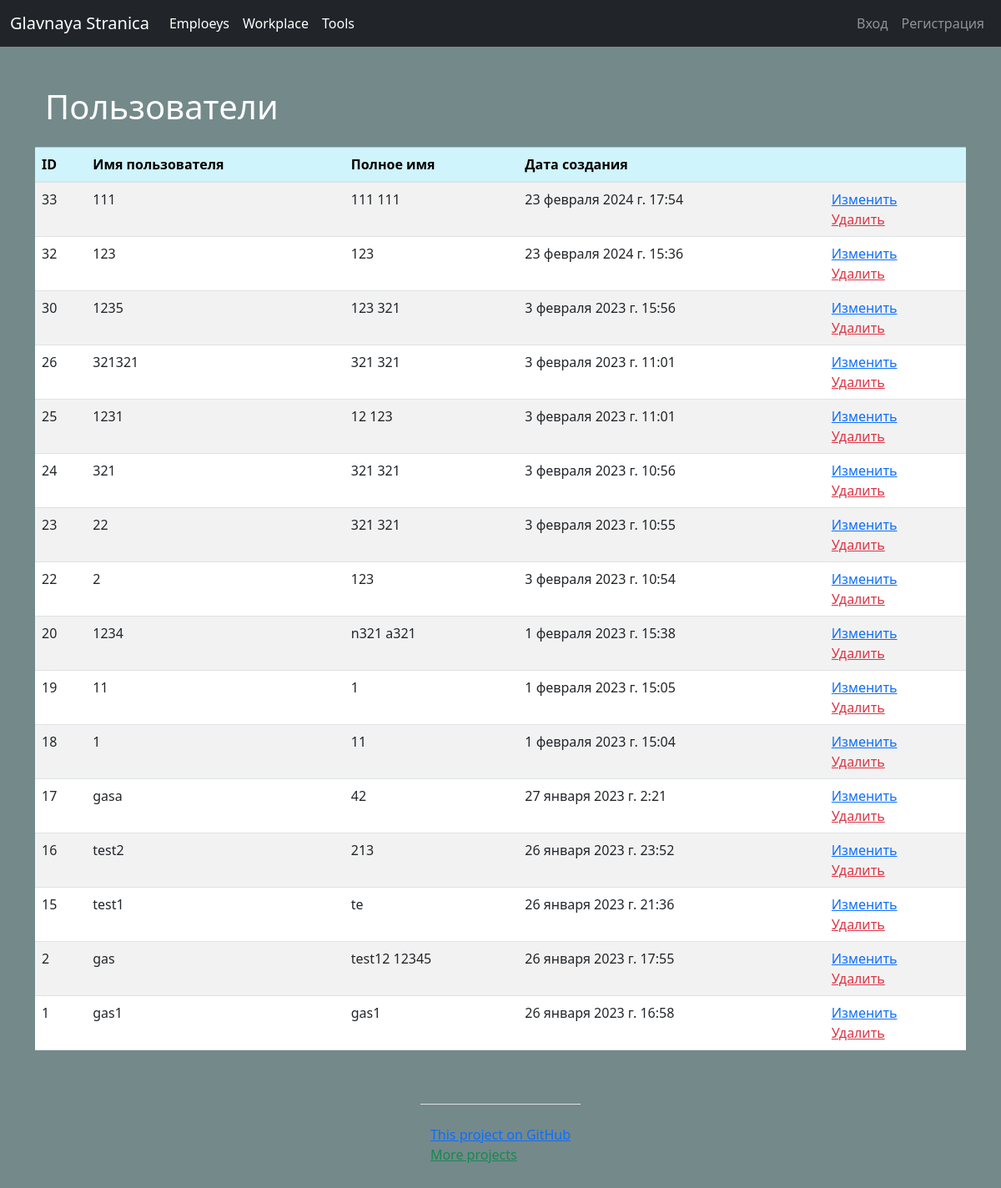
/users/, run on an earlier commit of the app's database.
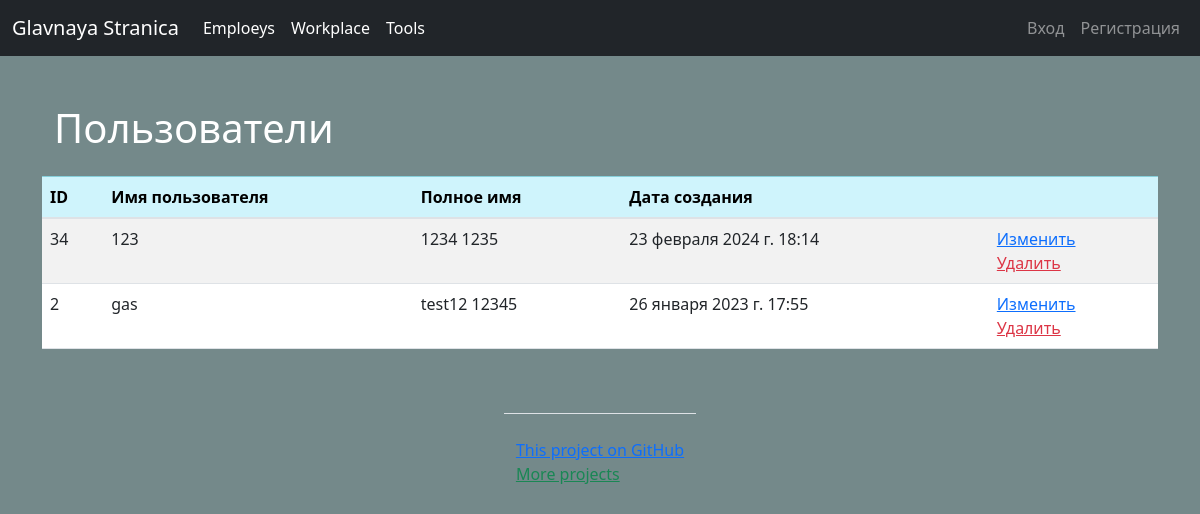
And on a later commit of the database.
### users/models.py (models this page shows, shortened)
class Users(AbstractUser):
    class Meta:
        ordering = ['-date_joined']

### users/views.py (the view)
# urls.py: path('', UserView.as_view(), name='users'),
class UserView(ListView):
    template_name = 'users/users.html'
    model = Users
    context_object_name = 'users'
    extra_context = {'title': _('Users'), 'btn_update': _('Update'), 'btn_delete': _('Delete')}
    redirect_field_name = 'home'

### task_manager/templates/users/users.html (shortened to what this page needs)
{% extends 'base.html' %}
{% load bootstrap4 %}
{% load i18n %}
{% block content %}
<div class="container wrapper flex-grow-1">
    <h1 class="my-4">{{ title }}</h1></div>
<table class="table table-striped ">
    <thead>
    <tr class="table-info">
        <th scope="col">ID</th>
        <th scope="col">{% trans 'Username' %}</th>
        <th scope="col">{% trans 'Fullname' %}</th>
        <th scope="col">{% trans 'Created date' %}</th>
        <th scope="col"></th>
    </tr>
    </thead>
    {% for user in users %}
    <tr>
        <td>{{user.id}}</td>
        <td>{{user.username}}</td>
        <td>{{user.first_name}} {{user.last_name}}</td>
        <td>{{user.date_joined}}</td>
        <td>
            <a class="text-orange" href="{% url 'update_user' user.pk %}">{{ btn_update }}</a>
            <br>
            <a class="text-danger" href="{% url 'delete_user' user.pk %}">{{ btn_delete }}</a>
        </td>
    </tr>
    {% empty %}
    <li>Sorry, no athletes in this list.</li>
    {% endfor %}
</table>
{% endblock %}

What changed in the data, as far as the page shows it:
removed Users: id "33", username "111", first_name "111", last_name "111", date_joined "23 февраля 2024 г. 17:54", btn_update "Изменить", btn_delete "Удалить"
removed Users: id "32", username "123", last_name "123", date_joined "23 февраля 2024 г. 15:36", btn_update "Изменить", btn_delete "Удалить"
removed Users: id "30", username "1235", first_name "123", last_name "321", date_joined "3 февраля 2023 г. 15:56", btn_update "Изменить", btn_delete "Удалить"
removed Users: id "26", username "321321", first_name "321", last_name "321", date_joined "3 февраля 2023 г. 11:01", btn_update "Изменить", btn_delete "Удалить"
removed Users: id "25", username "1231", first_name "12", last_name "123", date_joined "3 февраля 2023 г. 11:01", btn_update "Изменить", btn_delete "Удалить"
removed Users: id "24", username "321", first_name "321", last_name "321", date_joined "3 февраля 2023 г. 10:56", btn_update "Изменить", btn_delete "Удалить"
removed Users: id "23", username "22", first_name "321", last_name "321", date_joined "3 февраля 2023 г. 10:55", btn_update "Изменить", btn_delete "Удалить"
removed Users: id "22", username "2", last_name "123", date_joined "3 февраля 2023 г. 10:54", btn_update "Изменить", btn_delete "Удалить"
removed Users: id "20", username "1234", first_name "n321", last_name "a321", date_joined "1 февраля 2023 г. 15:38", btn_update "Изменить", btn_delete "Удалить"
removed Users: id "19", username "11", first_name "1", date_joined "1 февраля 2023 г. 15:05", btn_update "Изменить", btn_delete "Удалить"
removed Users: id "18", username "1", first_name "11", date_joined "1 февраля 2023 г. 15:04", btn_update "Изменить", btn_delete "Удалить"
removed Users: id "17", username "gasa", first_name "42", date_joined "27 января 2023 г. 2:21", btn_update "Изменить", btn_delete "Удалить"
removed Users: id "16", username "test2", first_name "213", date_joined "26 января 2023 г. 23:52", btn_update "Изменить", btn_delete "Удалить"
removed Users: id "15", username "test1", first_name "te", date_joined "26 января 2023 г. 21:36", btn_update "Изменить", btn_delete "Удалить"
removed Users: id "1", username "gas1", last_name "gas1", date_joined "26 января 2023 г. 16:58", btn_update "Изменить", btn_delete "Удалить"
added Users: id "34", username "123", first_name "1234", last_name "1235", date_joined "23 февраля 2024 г. 18:14", btn_update "Изменить", btn_delete "Удалить"
